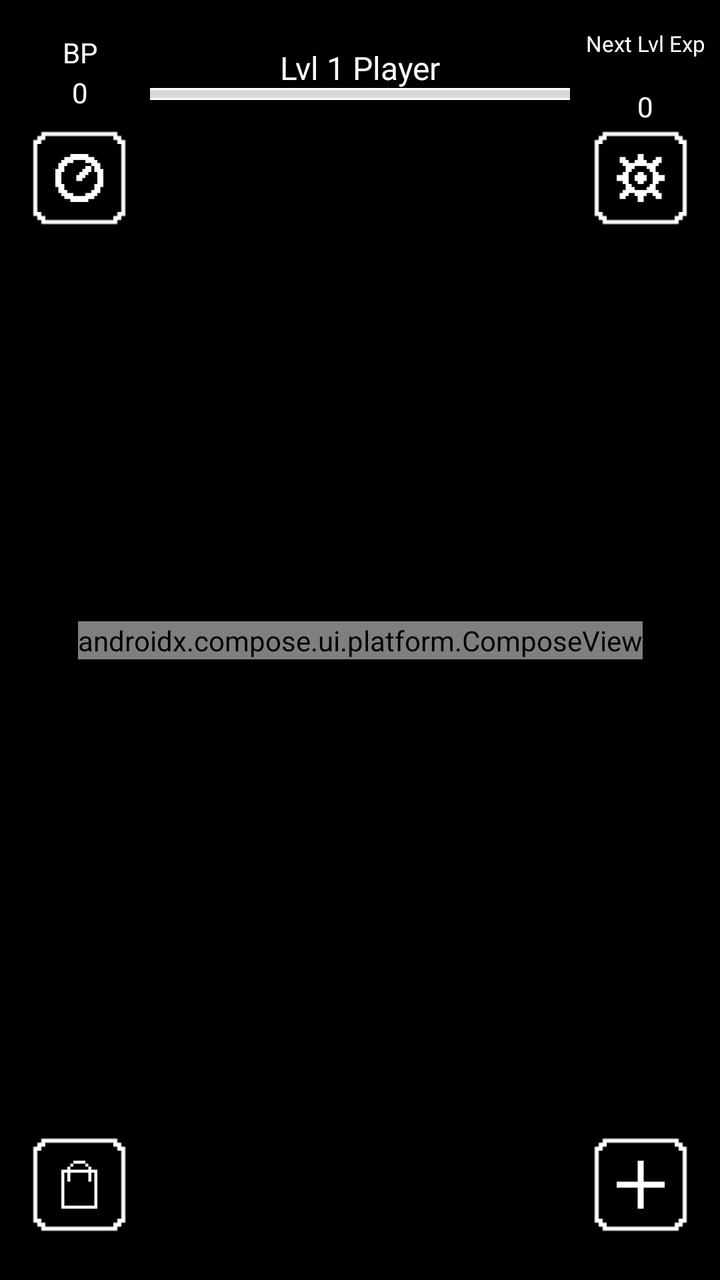
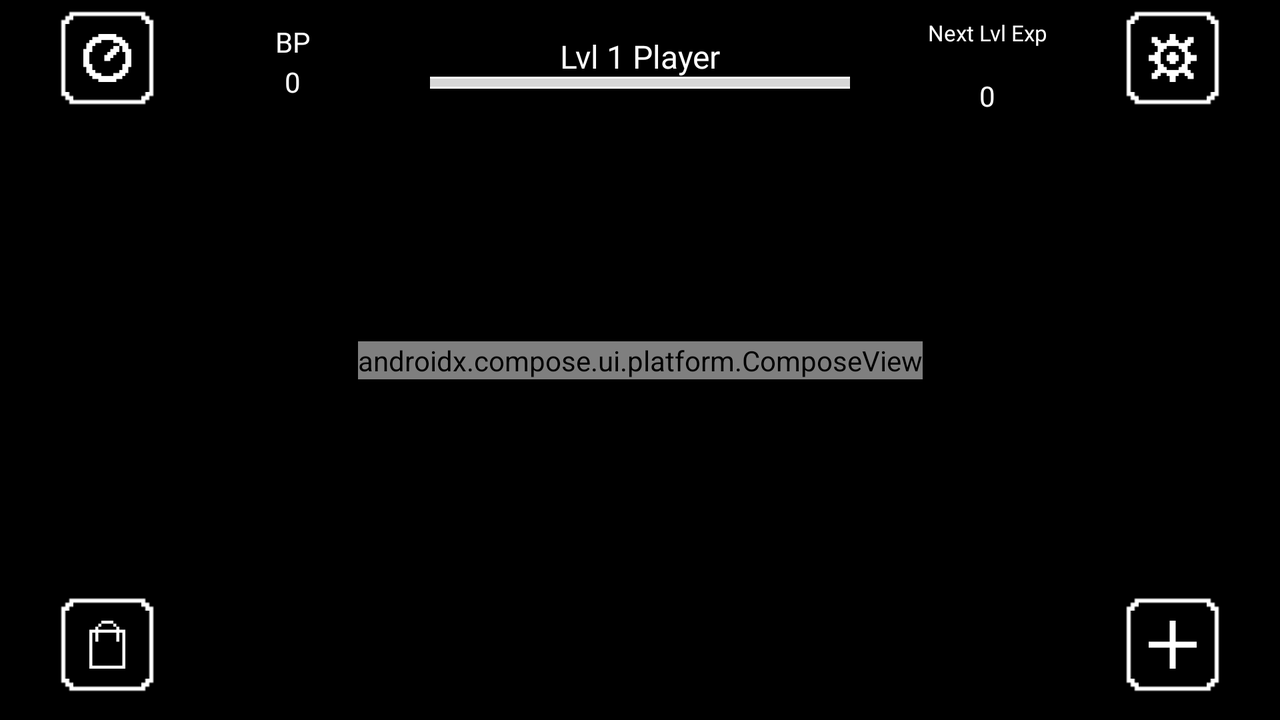

One screen, two layout resources from the same app: the default and the repository's alternative for another configuration. Each is rendered where Android would select it; the XML of both is given below.
<!-- AndroidManifest.xml: application theme Theme.LevelUp -->
<!-- res/layout/quest_list.xml -->
<?xml version="1.0" encoding="utf-8"?>
<androidx.constraintlayout.widget.ConstraintLayout xmlns:android="http://schemas.android.com/apk/res/android"
    xmlns:app="http://schemas.android.com/apk/res-auto"
    xmlns:tools="http://schemas.android.com/tools"
    android:id="@+id/QuestList"
    android:layout_width="match_parent"
    android:layout_height="match_parent" >

    <com.google.android.material.button.MaterialButton
        android:id="@+id/ShopButton"
        style="@style/NavButton"
        android:contentDescription="@string/shop_button_description"
        android:tooltipText="@string/shop_button_tooltip"
        app:icon="@drawable/shopping_bag_icon_large"
        app:layout_constraintBottom_toBottomOf="parent"
        app:layout_constraintEnd_toEndOf="parent"
        app:layout_constraintHorizontal_bias="0.05"
        app:layout_constraintStart_toStartOf="parent"
        app:layout_constraintTop_toTopOf="parent"
        app:layout_constraintVertical_bias="0.96" />

    <com.google.android.material.button.MaterialButton
        android:id="@+id/SettingsButton"
        style="@style/NavButton"
        android:contentDescription="@string/settings_button_description"
        android:tooltipText="@string/settings_button_tooltip"
        app:icon="@drawable/gear_icon_large"
        app:layout_constraintBottom_toBottomOf="@+id/QuestHistoryButton"
        app:layout_constraintEnd_toEndOf="parent"
        app:layout_constraintHorizontal_bias="0.95"
        app:layout_constraintStart_toStartOf="parent"
        app:layout_constraintTop_toTopOf="@+id/QuestHistoryButton" />

    <com.google.android.material.button.MaterialButton
        android:id="@+id/AddNewQuestButton"
        style="@style/NavButton"
        android:contentDescription="@string/new_quest_button_description"
        android:tooltipText="@string/new_quest_button_tooltip"
        app:icon="@drawable/plus_icon_large"
        app:layout_constraintBottom_toBottomOf="@+id/ShopButton"
        app:layout_constraintEnd_toEndOf="parent"
        app:layout_constraintHorizontal_bias="0.95"
        app:layout_constraintStart_toStartOf="parent"
        app:layout_constraintTop_toTopOf="@+id/ShopButton" />

    <com.google.android.material.button.MaterialButton
        android:id="@+id/QuestHistoryButton"
        style="@style/NavButton"
        android:contentDescription="@string/quest_history_button_description"
        android:tooltipText="@string/quest_history_button_tooltip"
        app:icon="@drawable/clock_icon_large"
        app:layout_constraintBottom_toBottomOf="parent"
        app:layout_constraintEnd_toEndOf="parent"
        app:layout_constraintHorizontal_bias="0.05"
        app:layout_constraintStart_toStartOf="parent"
        app:layout_constraintTop_toTopOf="parent"
        app:layout_constraintVertical_bias="0.11" />

    <TextView
        android:id="@+id/Username"
        style="@style/Text"
        android:text="@string/username_level_header_placeholder"
        android:textSize="16sp"
        app:layout_constraintBottom_toBottomOf="parent"
        app:layout_constraintEnd_toEndOf="parent"
        app:layout_constraintStart_toStartOf="parent"
        app:layout_constraintTop_toTopOf="parent"
        app:layout_constraintVertical_bias="0.04" />

    <ProgressBar
        style="?android:attr/progressBarStyleHorizontal"
        android:id="@+id/ProgressBar"
        android:layout_width="210dp"
        android:layout_height="6dp"
        android:background="@android:color/white"
        android:max="100"
        android:progress="0"
        android:progressTint="@color/experience_bar_meter"
        app:layout_constraintEnd_toEndOf="parent"
        app:layout_constraintStart_toStartOf="parent"
        app:layout_constraintTop_toBottomOf="@+id/Username" />

    <TextView
        android:id="@+id/PointsLabel"
        style="@style/Text"
        android:layout_width="wrap_content"
        android:layout_height="20dp"
        android:layout_marginStart="@dimen/point_left_margin"
        android:hint="@string/placeholder_text"
        android:minHeight="48dp"
        android:text="@string/points_acronym"
        android:textSize="14sp"
        app:layout_constraintBottom_toBottomOf="parent"
        app:layout_constraintStart_toStartOf="parent"
        app:layout_constraintTop_toTopOf="parent"
        app:layout_constraintVertical_bias="0.029999971" />

    <TextView
        style="@style/Text"
        android:id="@+id/PointsAmount"
        android:text="@string/points_amount"
        app:layout_constraintEnd_toEndOf="@+id/PointsLabel"
        app:layout_constraintStart_toStartOf="@+id/PointsLabel"
        app:layout_constraintTop_toBottomOf="@+id/PointsLabel" />

    <androidx.compose.ui.platform.ComposeView
        android:id="@+id/QuestListComposeView"
        android:layout_width="wrap_content"
        android:layout_height="wrap_content"
        app:layout_constraintBottom_toBottomOf="parent"
        app:layout_constraintEnd_toEndOf="parent"
        app:layout_constraintStart_toStartOf="parent"
        app:layout_constraintTop_toTopOf="parent" />

    <TextView
        android:id="@+id/NextLvlExpLabel"
        style="@style/Text"
        android:layout_width="80dp"
        android:layout_height="30dp"
        android:text="@string/next_lvl_exp_label"
        android:textSize="11sp"
        app:layout_constraintBottom_toTopOf="@+id/PointsAmount"
        app:layout_constraintEnd_toEndOf="parent"
        app:layout_constraintStart_toEndOf="@+id/ProgressBar"
        app:layout_constraintTop_toTopOf="@+id/PointsLabel"
        app:layout_constraintVertical_bias="0.33" />

    <TextView
        style="@style/Text"
        android:id="@+id/NextLvlExp"
        android:layout_width="90dp"
        android:text="@string/next_lvl_exp_default"
        app:layout_constraintEnd_toEndOf="@+id/NextLvlExpLabel"
        app:layout_constraintStart_toStartOf="@+id/NextLvlExpLabel"
        app:layout_constraintTop_toBottomOf="@+id/NextLvlExpLabel" />

    <TextView
        android:id="@+id/NoQuestsMessage"
        style="@style/NotFoundMessage"
        android:text="@string/no_quests_found_message"
        app:layout_constraintBottom_toBottomOf="parent"
        app:layout_constraintEnd_toEndOf="parent"
        app:layout_constraintStart_toStartOf="parent"
        app:layout_constraintTop_toTopOf="parent" />

    <Button
        android:id="@+id/SortButton"
        style="@style/SortButton"
        android:contentDescription="@string/quest_list_sort_button_message"
        app:layout_constraintBottom_toBottomOf="@+id/AddNewQuestButton"
        app:layout_constraintEnd_toStartOf="@+id/AddNewQuestButton"
        app:layout_constraintStart_toEndOf="@+id/ShopButton"
        app:layout_constraintTop_toTopOf="@+id/AddNewQuestButton" />

    <Button
        android:id="@+id/SortTrigger"
        style="@style/InvisibleTrigger"
        android:layout_height="@dimen/trigger_portrait_height"
        android:layout_width="@dimen/trigger_portrait_width"
        app:layout_constraintBottom_toBottomOf="parent"
        app:layout_constraintEnd_toEndOf="parent"
        app:layout_constraintStart_toStartOf="parent" />

</androidx.constraintlayout.widget.ConstraintLayout>
<!-- resources referenced by this layout -->
<resources>
  <color name="experience_bar_meter">#FF00FFFF</color>
  <dimen name="point_left_margin">30dp</dimen>
  <dimen name="trigger_portrait_height">110dp</dimen>
  <dimen name="trigger_portrait_width">420dp</dimen>
  <string name="new_quest_button_description">Navigate to the New Quest page</string>
  <string name="new_quest_button_tooltip">New Quest</string>
  <string name="next_lvl_exp_default">0</string>
  <string name="next_lvl_exp_label">Next Lvl Exp</string>
  <string name="no_quests_found_message">No quests found</string>
  <string name="placeholder_text">\?\?\?</string>
  <string name="points_acronym">BP</string>
  <string name="points_amount">0</string>
  <string name="quest_history_button_description">Navigate to the Quest History page</string>
  <string name="quest_history_button_tooltip">Quest History</string>
  <string name="quest_list_sort_button_message">Sort quests</string>
  <string name="settings_button_description">Navigate to the Settings page</string>
  <string name="settings_button_tooltip">Settings</string>
  <string name="shop_button_description">Navigate to the Shop page</string>
  <string name="shop_button_tooltip">Shop</string>
  <string name="username_level_header_placeholder">Lvl 1 Player</string>
  <style name="InvisibleTrigger" parent="TextAppearance.AppCompat.Button">
          <item name="android:background">@android:color/transparent</item>
          <item name="android:stateListAnimator">@null</item>
          <item name="android:elevation">@dimen/elevation_background</item>
      </style>
  <style name="NavButton" parent="Widget.Material3.Button">
          <item name="android:layout_width">@dimen/nav_button</item>
          <item name="android:layout_height">@dimen/nav_button</item>
          <item name="android:background">@drawable/nav_button_background</item>
          <item name="iconTint">@color/nav_button_icon</item>
          <item name="iconGravity">textStart</item>
          <item name="iconPadding">0dp</item>
          <item name="iconSize">24dp</item>
          <item name="backgroundTint">@null</item>
      </style>
  <style name="NotFoundMessage" parent="Message">
          <item name="android:visibility">invisible</item>
      </style>
  <style name="Text" parent="Widget.AppCompat.TextView">
          <item name="android:layout_width">wrap_content</item>
          <item name="android:layout_height">wrap_content</item>
          <item name="android:textColor">@color/text_primary</item>
          <item name="android:fontFamily">@font/press_start_2p</item>
          <item name="android:textAlignment">center</item>
          <item name="android:includeFontPadding">false</item>
      </style>
  <dimen name="elevation_background">-1dp</dimen>
  <dimen name="nav_button">48dp</dimen>
  <!-- drawable nav_button_background (drawable) -->
  <?xml version="1.0" encoding="utf-8"?>
  <selector xmlns:android="http://schemas.android.com/apk/res/android">
      <item
          android:state_pressed="true"
          android:drawable="@drawable/nav_button_background_pressed" />
      <item
          android:drawable="@drawable/nav_button_background_default" />
  </selector>
  <style name="Message" parent="Text">
          <item name="android:layout_height">wrap_content</item>
          <item name="android:background">@drawable/rpg_snackbar_background</item>
          <item name="android:gravity">center_vertical</item>
          <item name="android:padding">20dp</item>
          <item name="android:text">Default message</item>
          <item name="android:lineSpacingExtra">7dp</item>
          <item name="android:textSize">12sp</item>
      </style>
  <dimen name="action_button_width_medium">250dp</dimen>
  <string name="sort_button_text">Sort By:</string>
  <dimen name="elevation_ui">50dp</dimen>
  <color name="text_primary">#FFFFFFFF</color>
  <color name="black">#FF000000</color>
  <color name="white">#FFFFFFFF</color>
  <color name="text_secondary">#FF000000</color>
</resources>
<!-- res/layout-land/quest_list.xml (the repository's variant of the layout above) -->
<!-- drawn on the phone turned sideways -->
<?xml version="1.0" encoding="utf-8"?>
<androidx.constraintlayout.widget.ConstraintLayout xmlns:android="http://schemas.android.com/apk/res/android"
    xmlns:app="http://schemas.android.com/apk/res-auto"
    xmlns:tools="http://schemas.android.com/tools"
    android:id="@+id/QuestList"
    android:layout_width="match_parent"
    android:layout_height="match_parent" >

    <com.google.android.material.button.MaterialButton
        android:id="@+id/ShopButton"
        style="@style/NavButton"
        android:tooltipText="@string/shop_button_tooltip"
        android:contentDescription="@string/shop_button_description"
        app:icon="@drawable/shopping_bag_icon_large"
        app:layout_constraintBottom_toBottomOf="parent"
        app:layout_constraintEnd_toEndOf="parent"
        app:layout_constraintHorizontal_bias="0.05"
        app:layout_constraintStart_toStartOf="parent"
        app:layout_constraintTop_toTopOf="@+id/QuestListBottomGuideline" />

    <com.google.android.material.button.MaterialButton
        android:id="@+id/SettingsButton"
        style="@style/NavButton"
        android:tooltipText="@string/settings_button_tooltip"
        android:contentDescription="@string/settings_button_description"
        app:icon="@drawable/gear_icon_large"
        app:layout_constraintBottom_toTopOf="@+id/QuestListTopGuideline"
        app:layout_constraintEnd_toEndOf="@+id/AddNewQuestButton"
        app:layout_constraintHorizontal_bias="0.95"
        app:layout_constraintStart_toStartOf="@+id/AddNewQuestButton"
        app:layout_constraintTop_toTopOf="parent" />

    <com.google.android.material.button.MaterialButton
        android:id="@+id/AddNewQuestButton"
        style="@style/NavButton"
        android:tooltipText="@string/new_quest_button_tooltip"
        android:contentDescription="@string/new_quest_button_description"
        app:icon="@drawable/plus_icon_large"
        app:layout_constraintBottom_toBottomOf="parent"
        app:layout_constraintEnd_toEndOf="parent"
        app:layout_constraintHorizontal_bias="0.95"
        app:layout_constraintStart_toStartOf="parent"
        app:layout_constraintTop_toTopOf="@+id/QuestListBottomGuideline" />

    <com.google.android.material.button.MaterialButton
        android:id="@+id/QuestHistoryButton"
        style="@style/NavButton"
        android:contentDescription="@string/quest_history_button_description"
        android:tooltipText="@string/quest_history_button_tooltip"
        app:icon="@drawable/clock_icon_large"
        app:layout_constraintBottom_toTopOf="@+id/QuestListTopGuideline"
        app:layout_constraintEnd_toEndOf="@+id/ShopButton"
        app:layout_constraintStart_toStartOf="@+id/ShopButton"
        app:layout_constraintTop_toTopOf="parent" />

    <TextView
        style="@style/Text"
        android:id="@+id/Username"
        android:text="@string/username_level_header_placeholder"
        android:textSize="16sp"
        app:layout_constraintBottom_toTopOf="@+id/QuestListTopGuideline"
        app:layout_constraintEnd_toEndOf="parent"
        app:layout_constraintStart_toStartOf="parent"
        app:layout_constraintTop_toTopOf="parent" />

    <ProgressBar
        style="?android:attr/progressBarStyleHorizontal"
        android:id="@+id/ProgressBar"
        android:layout_width="210dp"
        android:layout_height="6dp"
        android:background="@android:color/white"
        android:max="100"
        android:progress="0"
        android:progressTint="@color/experience_bar_meter"
        app:layout_constraintEnd_toEndOf="parent"
        app:layout_constraintStart_toStartOf="parent"
        app:layout_constraintTop_toBottomOf="@+id/Username" />

    <TextView
        android:id="@+id/PointsLabel"
        style="@style/Text"
        android:layout_width="wrap_content"
        android:layout_height="20dp"
        android:hint="@string/placeholder_text"
        android:minHeight="48dp"
        android:text="@string/points_acronym"
        android:textSize="14sp"
        app:layout_constraintBottom_toTopOf="@+id/QuestListTopGuideline"
        app:layout_constraintEnd_toStartOf="@+id/ProgressBar"
        app:layout_constraintStart_toEndOf="@+id/QuestHistoryButton"
        app:layout_constraintTop_toTopOf="parent"
        app:layout_constraintVertical_bias="0.35000002" />

    <TextView
        style="@style/Text"
        android:id="@+id/PointsAmount"
        android:text="@string/points_amount"
        app:layout_constraintEnd_toEndOf="@+id/PointsLabel"
        app:layout_constraintStart_toStartOf="@+id/PointsLabel"
        app:layout_constraintTop_toBottomOf="@+id/PointsLabel" />

    <androidx.constraintlayout.widget.Guideline
        style="@style/Guideline.Top_Land"
        android:id="@+id/QuestListTopGuideline" />

    <androidx.constraintlayout.widget.Guideline
        style="@style/Guideline.FarBottom_Land"
        android:id="@+id/QuestListBottomGuideline" />

    <androidx.compose.ui.platform.ComposeView
        android:id="@+id/QuestListComposeView"
        android:layout_width="wrap_content"
        android:layout_height="wrap_content"
        app:layout_constraintBottom_toBottomOf="parent"
        app:layout_constraintEnd_toEndOf="parent"
        app:layout_constraintStart_toStartOf="parent"
        app:layout_constraintTop_toTopOf="parent" />

    <TextView
        android:id="@+id/NextLvlExpLabel"
        style="@style/Text"
        android:layout_width="80dp"
        android:layout_height="30dp"
        android:text="@string/next_lvl_exp_label"
        android:textSize="11sp"
        app:layout_constraintBottom_toTopOf="@+id/PointsAmount"
        app:layout_constraintEnd_toStartOf="@+id/SettingsButton"
        app:layout_constraintStart_toEndOf="@+id/ProgressBar"
        app:layout_constraintTop_toTopOf="@+id/PointsLabel"
        app:layout_constraintVertical_bias="0.32999998" />

    <TextView
        style="@style/Text"
        android:id="@+id/NextLvlExp"
        android:layout_width="90dp"
        android:text="@string/next_lvl_exp_default"
        app:layout_constraintEnd_toEndOf="@+id/NextLvlExpLabel"
        app:layout_constraintStart_toStartOf="@+id/NextLvlExpLabel"
        app:layout_constraintTop_toBottomOf="@+id/NextLvlExpLabel" />

    <TextView
        android:id="@+id/NoQuestsMessage"
        style="@style/NotFoundMessage"
        android:text="@string/no_quests_found_message"
        app:layout_constraintBottom_toBottomOf="parent"
        app:layout_constraintEnd_toEndOf="parent"
        app:layout_constraintStart_toStartOf="parent"
        app:layout_constraintTop_toTopOf="parent" />

    <Button
        android:id="@+id/SortButton"
        style="@style/SortButton"
        android:contentDescription="@string/quest_list_sort_button_message"
        app:layout_constraintBottom_toBottomOf="@+id/AddNewQuestButton"
        app:layout_constraintEnd_toStartOf="@+id/AddNewQuestButton"
        app:layout_constraintStart_toEndOf="@+id/ShopButton"
        app:layout_constraintTop_toTopOf="@+id/AddNewQuestButton" />

    <Button
        android:id="@+id/SortTrigger"
        style="@style/InvisibleTrigger"
        android:layout_width="@dimen/trigger_landscape_width"
        android:layout_height="@dimen/trigger_landscape_height"
        app:layout_constraintBottom_toBottomOf="parent"
        app:layout_constraintEnd_toEndOf="parent"
        app:layout_constraintStart_toStartOf="parent"
        app:layout_constraintTop_toTopOf="@+id/QuestListBottomGuideline" />

</androidx.constraintlayout.widget.ConstraintLayout>
<!-- resources referenced by the variant -->
<!-- as the phone turned sideways resolves them -->
<resources>
  <color name="experience_bar_meter">#FF00FFFF</color>
  <dimen name="trigger_landscape_height">80dp</dimen>
  <dimen name="trigger_landscape_width">735dp</dimen>
  <string name="new_quest_button_description">Navigate to the New Quest page</string>
  <string name="new_quest_button_tooltip">New Quest</string>
  <string name="next_lvl_exp_default">0</string>
  <string name="next_lvl_exp_label">Next Lvl Exp</string>
  <string name="no_quests_found_message">No quests found</string>
  <string name="placeholder_text">\?\?\?</string>
  <string name="points_acronym">BP</string>
  <string name="points_amount">0</string>
  <string name="quest_history_button_description">Navigate to the Quest History page</string>
  <string name="quest_history_button_tooltip">Quest History</string>
  <string name="quest_list_sort_button_message">Sort quests</string>
  <string name="settings_button_description">Navigate to the Settings page</string>
  <string name="settings_button_tooltip">Settings</string>
  <string name="shop_button_description">Navigate to the Shop page</string>
  <string name="shop_button_tooltip">Shop</string>
  <string name="username_level_header_placeholder">Lvl 1 Player</string>
  <style name="Guideline.FarBottom_Land">
          <item name="layout_constraintGuide_percent">0.79</item>
      </style>
  <style name="Guideline.Top_Land">
          <item name="layout_constraintGuide_percent">0.16</item>
      </style>
  <style name="InvisibleTrigger" parent="TextAppearance.AppCompat.Button">
          <item name="android:background">@android:color/transparent</item>
          <item name="android:stateListAnimator">@null</item>
          <item name="android:elevation">@dimen/elevation_background</item>
      </style>
  <style name="NotFoundMessage" parent="Message">
          <item name="android:visibility">invisible</item>
      </style>
  <style name="Text" parent="Widget.AppCompat.TextView">
          <item name="android:layout_width">wrap_content</item>
          <item name="android:layout_height">wrap_content</item>
          <item name="android:textColor">@color/text_primary</item>
          <item name="android:fontFamily">@font/press_start_2p</item>
          <item name="android:textAlignment">center</item>
          <item name="android:includeFontPadding">false</item>
      </style>
  <dimen name="elevation_background">-1dp</dimen>
  <dimen name="nav_button">48dp</dimen>
  <!-- drawable nav_button_background (drawable) -->
  <?xml version="1.0" encoding="utf-8"?>
  <selector xmlns:android="http://schemas.android.com/apk/res/android">
      <item
          android:state_pressed="true"
          android:drawable="@drawable/nav_button_background_pressed" />
      <item
          android:drawable="@drawable/nav_button_background_default" />
  </selector>
  <style name="Message" parent="Text">
          <item name="android:layout_height">wrap_content</item>
          <item name="android:background">@drawable/rpg_snackbar_background</item>
          <item name="android:gravity">center_vertical</item>
          <item name="android:padding">20dp</item>
          <item name="android:text">Default message</item>
          <item name="android:lineSpacingExtra">7dp</item>
          <item name="android:textSize">12sp</item>
      </style>
  <dimen name="action_button_width_medium">250dp</dimen>
  <string name="sort_button_text">Sort By:</string>
  <dimen name="elevation_ui">50dp</dimen>
  <color name="text_primary">#FFFFFFFF</color>
  <color name="black">#FF000000</color>
  <color name="white">#FFFFFFFF</color>
  <color name="text_secondary">#FF000000</color>
</resources>
